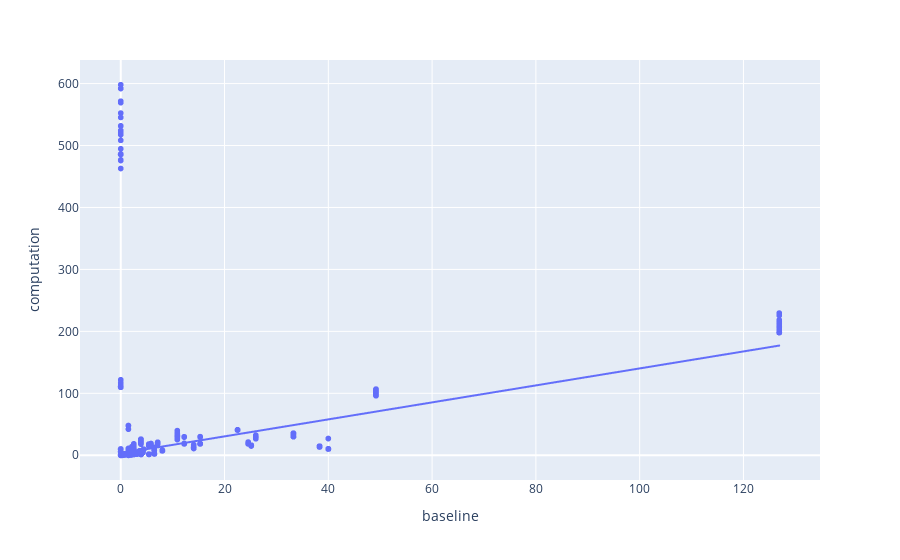

Here is the notebook cell this chart was saved with:
### Code cell
plot_diagnostic(EW1_model, X, y, 'IWR', hover_data=['ISO', 'Year'])

### Figure 1 — Plotly figure (JSON) as saved in the notebook; plotly's stock layout.template omitted (floating-point values rounded to 4 significant figures; data arrays with more than 128 entries replaced by an {"elided": "..."} marker saying what was removed)
{"data": [{"customdata": {"elided": "12713x2 mixed values"}, "hovertemplate": "baseline=%{x}<br>computation=%{y}<br>ISO=%{customdata[0]}<br>Year=%{customdata[1]}<extra></extra>", "legendgroup": "", "marker": {"color": "#636efa", "symbol": "circle"}, "mode": "markers", "name": "", "showlegend": false, "type": "scattergl", "x": {"elided": "12713 float values"}, "xaxis": "x", "y": {"elided": "12713 float values"}, "yaxis": "y"}, {"hovertemplate": "<b>OLS trendline</b><br>computation = 1.37128 * baseline + 3.04036<br>R<sup>2</sup>=0.144083<br><br>baseline=%{x}<br>computation=%{y} <b>(trend)</b><extra></extra>", "legendgroup": "", "marker": {"color": "#636efa", "symbol": "circle"}, "mode": "lines", "name": "", "showlegend": false, "type": "scattergl", "x": {"elided": "12713 float values"}, "xaxis": "x", "y": {"elided": "12713 float values"}, "yaxis": "y"}], "layout": {"legend": {"tracegroupgap": 0}, "margin": {"t": 60}, "xaxis": {"anchor": "y", "domain": [0, 1], "title": {"text": "baseline"}}, "yaxis": {"anchor": "x", "domain": [0, 1], "title": {"text": "computation"}}}}
